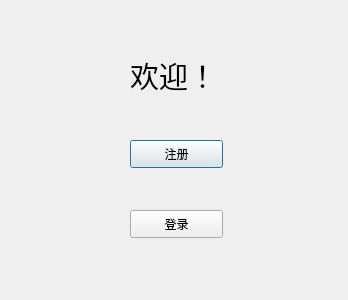
<?xml version="1.0" encoding="UTF-8"?>
<ui version="4.0">
 <class>Start_use</class>
 <widget class="QDialog" name="Start_use">
  <property name="geometry">
   <rect>
    <x>0</x>
    <y>0</y>
    <width>348</width>
    <height>300</height>
   </rect>
  </property>
  <property name="windowTitle">
   <string>Dialog</string>
  </property>
  <widget class="QLabel" name="label">
   <property name="geometry">
    <rect>
     <x>130</x>
     <y>50</y>
     <width>141</width>
     <height>51</height>
    </rect>
   </property>
   <property name="font">
    <font>
     <family>Arial</family>
     <pointsize>22</pointsize>
    </font>
   </property>
   <property name="text">
    <string>欢迎！</string>
   </property>
  </widget>
  <widget class="QPushButton" name="register_button">
   <property name="geometry">
    <rect>
     <x>130</x>
     <y>140</y>
     <width>93</width>
     <height>28</height>
    </rect>
   </property>
   <property name="text">
    <string>注册</string>
   </property>
  </widget>
  <widget class="QPushButton" name="log_button">
   <property name="geometry">
    <rect>
     <x>130</x>
     <y>210</y>
     <width>93</width>
     <height>28</height>
    </rect>
   </property>
   <property name="text">
    <string>登录</string>
   </property>
  </widget>
 </widget>
 <resources/>
 <connections/>
</ui>
